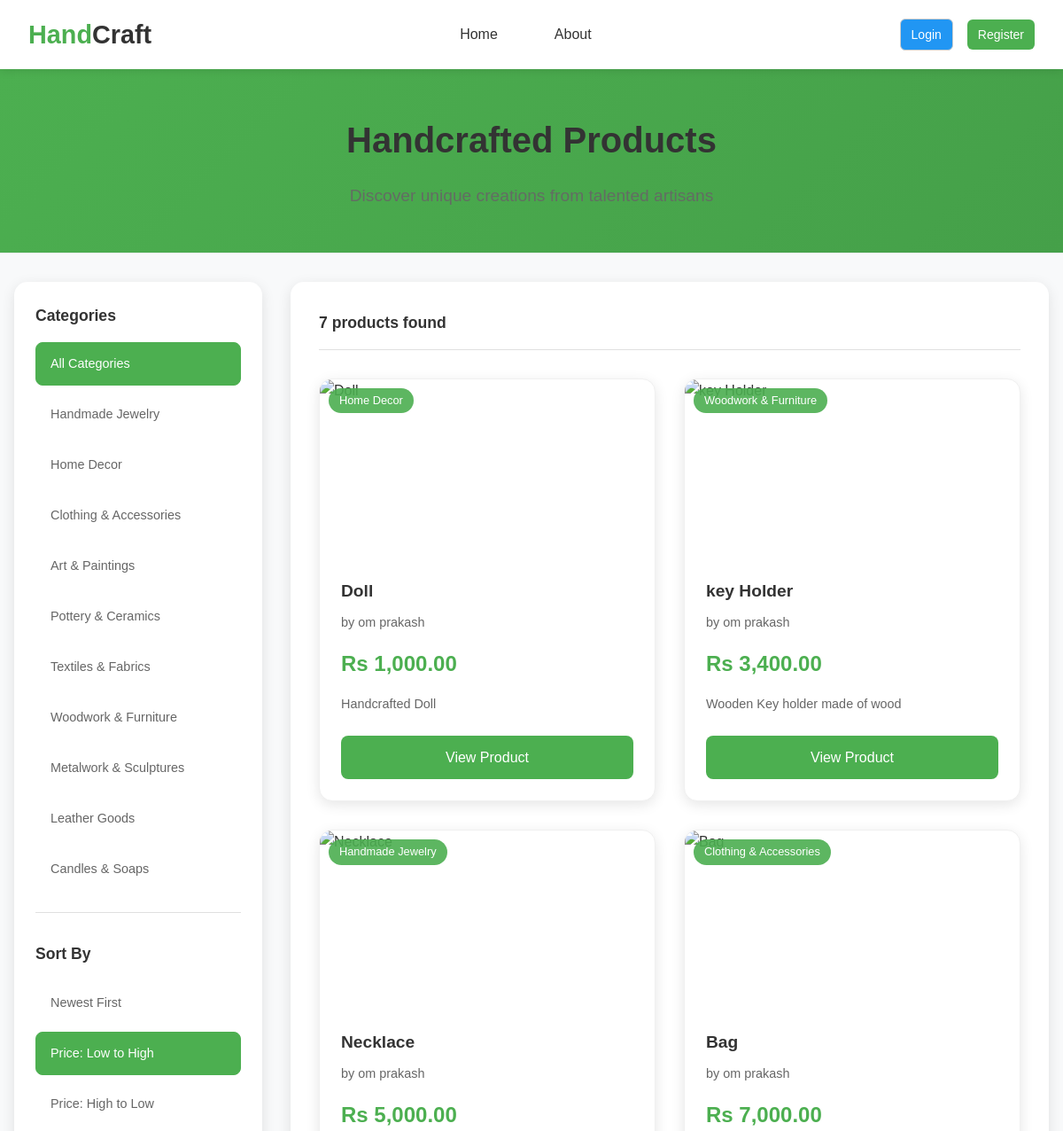
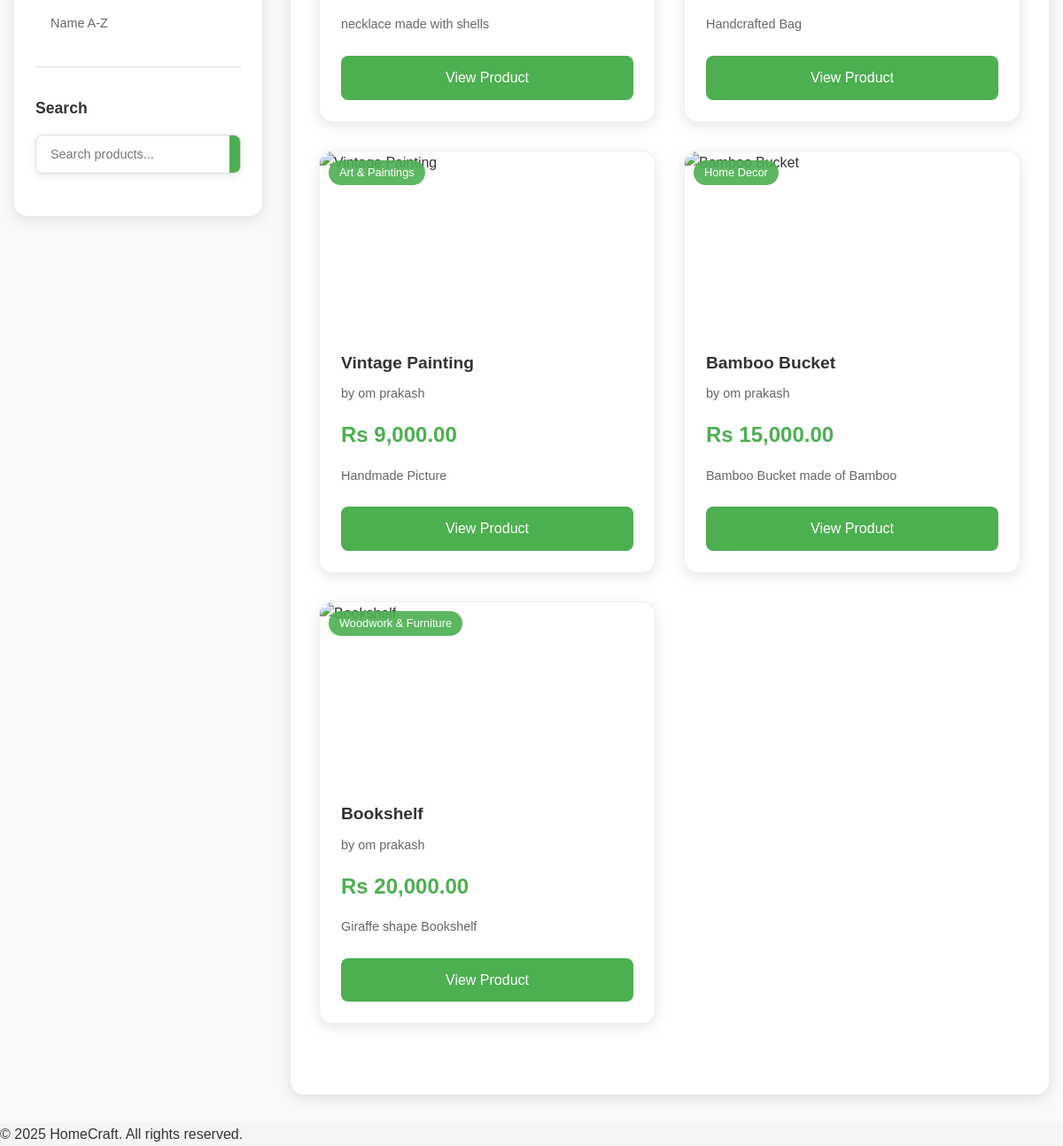
/catalog.php?sort=price-low&page=1, run on the app's committed database (2 pictures, top to bottom).
### tables this page shows
CREATE TABLE `products` (
  `id` int(11) NOT NULL,
  `seller_id` int(10) NOT NULL,
  `name` varchar(255) NOT NULL,
  `description` text DEFAULT NULL,
  `category` varchar(50) DEFAULT 'general',
  `price` decimal(10,2) NOT NULL,
  `stock` int(10) UNSIGNED NOT NULL DEFAULT 0,
  `is_active` tinyint(1) DEFAULT 1,
  `image` varchar(255) DEFAULT NULL,
  `created_at` timestamp NOT NULL DEFAULT current_timestamp()
);

CREATE TABLE `users` (
  `id` int(11) NOT NULL,
  `name` varchar(100) NOT NULL,
  `email` varchar(100) NOT NULL,
  `password` varchar(255) NOT NULL,
  `role` enum('buyer','seller','admin') DEFAULT 'buyer',
  `created_at` timestamp NOT NULL DEFAULT current_timestamp()
);

### config/config.php (called while the page is built, shortened)
<?php
function db(): PDO {
    $pdo = new PDO("mysql:host=localhost;dbname=homecraft;charset=utf8mb4", "root", "");
    $pdo->setAttribute(PDO::ATTR_ERRMODE, PDO::ERRMODE_EXCEPTION);
    $pdo->setAttribute(PDO::ATTR_DEFAULT_FETCH_MODE, PDO::FETCH_ASSOC);
    return $pdo;
}
function get_categories(): array {
    return [
        'jewelry' => 'Handmade Jewelry',
        'home-decor' => 'Home Decor',
        'clothing' => 'Clothing & Accessories',
        'art' => 'Art & Paintings',
        'pottery' => 'Pottery & Ceramics',
        'textiles' => 'Textiles & Fabrics',
        'woodwork' => 'Woodwork & Furniture',
        'metalwork' => 'Metalwork & Sculptures',
        'leather' => 'Leather Goods',
        'candles' => 'Candles & Soaps'
    ];
}
function format_price(float $price): string {
    return 'Rs ' . number_format($price, 2);
}
function truncate_text(string $text, int $length = 100): string {
    if (strlen($text) <= $length) {
        return $text;
    }
    return substr($text, 0, $length) . '...';
}

### app/Database.php (called while the page is built, shortened)
<?php
class Database {
    private static ?PDO $pdo = null;
    public static function pdo(): PDO {
        if (self::$pdo === null) {
            self::$pdo = db();
        }
        return self::$pdo;
    }
}

### app/Product.php (called while the page is built, shortened)
<?php
class Product {
    public static function allActive(int $limit = null, int $offset = 0): array {
        $sql = "SELECT p.*, u.name as seller_name FROM products p
                JOIN users u ON p.seller_id = u.id
                WHERE p.is_active = 1
                ORDER BY p.created_at DESC";
        if ($limit) {
            $sql .= " LIMIT $limit OFFSET $offset";
        }
        $stmt = Database::pdo()->query($sql);
        return $stmt->fetchAll();
    }
    public static function getTotalCount(): int {
        try {
            $stmt = Database::pdo()->query("SELECT COUNT(*) FROM products WHERE is_active = 1");
        } catch (Exception $e) {
            $stmt = Database::pdo()->query("SELECT COUNT(*) FROM products");
        }
        return (int) $stmt->fetchColumn();
    }
}

### public/catalog.php (the view, shortened to what this page needs)
<?php
require_once __DIR__ . '/../config/config.php';
require_once __DIR__ . '/../app/Database.php';
require_once __DIR__ . '/../app/Product.php';
$category = $_GET['category'] ?? '';
$search = $_GET['search'] ?? '';
$sort = $_GET['sort'] ?? 'newest';
$page = max(1, (int)($_GET['page'] ?? 1));
$perPage = ITEMS_PER_PAGE;
$offset = ($page - 1) * $perPage;
try {
    if ($category && $category !== 'all') {
        $products = Product::byCategory($category);
        $totalProducts = count($products);
        $products = array_slice($products, $offset, $perPage);
    } elseif ($search) {
        $products = Product::search($search);
        $totalProducts = count($products);
        $products = array_slice($products, $offset, $perPage);
    } else {
        $products = Product::allActive($perPage, $offset);
        $totalProducts = Product::getTotalCount();
    }
} catch (Exception $e) {
    error_log("Error fetching products: " . $e->getMessage());
    $products = [];
    $totalProducts = 0;
}
if ($sort === 'price-low') {
    usort($products, fn($a, $b) => $a['price'] <=> $b['price']);
} elseif ($sort === 'price-high') {
    usort($products, fn($a, $b) => $b['price'] <=> $a['price']);
} elseif ($sort === 'name') {
    usort($products, fn($a, $b) => strcasecmp($a['name'], $b['name']));
}
$allCategories = get_categories();
?>
<!DOCTYPE html>
<html lang="en">
<head>
    <link rel="stylesheet" href="handcraf.css">
    <link rel="stylesheet" href="startstyle.css">
    <link rel="stylesheet" href="https://cdnjs.cloudflare.com/ajax/libs/font-awesome/6.4.0/css/all.min.css">
</head>
<body>
    <?php include __DIR__ . '/../includes/header.php'; ?>
    <div class="catalog-container">
        <div class="catalog-header">
            <div class="container">
                <h1>Handcrafted Products</h1>
                <p>Discover unique creations from talented artisans</p>
            </div>
    </div>
        <div class="container">
            <div class="catalog-layout">
                <aside class="catalog-sidebar">
                    <div class="filter-section">
                        <h3>Categories</h3>
                        <div class="filter-options">
                            <a href="?<?= http_build_query(array_merge($_GET, ['category' => '', 'page' => 1])) ?>"
                               class="filter-option <?= !$category ? 'active' : '' ?>">
                                All Categories
                            </a>
                            <?php foreach ($allCategories as $key => $name): ?>
                                <a href="?<?= http_build_query(array_merge($_GET, ['category' => $key, 'page' => 1])) ?>"
                                   class="filter-option <?= $category === $key ? 'active' : '' ?>">
                                    <?= $name ?>
  </a>
<?php endforeach; ?>
</div>
                    </div>
                    <div class="filter-section">
                        <h3>Sort By</h3>
                        <div class="filter-options">
                            <a href="?<?= http_build_query(array_merge($_GET, ['sort' => 'newest', 'page' => 1])) ?>"
                               class="filter-option <?= $sort === 'newest' ? 'active' : '' ?>">
                                Newest First
                            </a>
                            <a href="?<?= http_build_query(array_merge($_GET, ['sort' => 'price-low', 'page' => 1])) ?>"
                               class="filter-option <?= $sort === 'price-low' ? 'active' : '' ?>">
                                Price: Low to High
                            </a>
                            <a href="?<?= http_build_query(array_merge($_GET, ['sort' => 'price-high', 'page' => 1])) ?>"
                               class="filter-option <?= $sort === 'price-high' ? 'active' : '' ?>">
                                Price: High to Low
                            </a>
                            <a href="?<?= http_build_query(array_merge($_GET, ['sort' => 'name', 'page' => 1])) ?>"
                               class="filter-option <?= $sort === 'name' ? 'active' : '' ?>">
                                Name A-Z
                            </a>
                        </div>
                    </div>
                    <div class="filter-section">
                        <h3>Search</h3>
                        <form method="GET" class="sidebar-search">
                            <div class="search-input-group">
                                <input type="text" name="search" placeholder="Search products..."
                                       value="<?= htmlspecialchars($search) ?>" class="search-input">
                                <button type="submit" class="search-btn">
                                </button>
                            </div>
                        </form>
                    </div>
                </aside>
                <main class="catalog-main">
                                            <div class="catalog-toolbar">
                            <div class="results-info">
                                <span class="results-count">
                                    <?= $totalProducts ?> product<?= $totalProducts !== 1 ? 's' : '' ?> found
                                </span>
                            </div>
                        </div>
                    <?php if (!empty($products)): ?>
                        <div class="products-grid catalog-grid">
                            <?php foreach ($products as $product): ?>
                                <div class="product-card">
                                    <div class="product-image">
                                        <?php if (isset($product['category']) && $product['category']): ?>
                                            <div class="category-badge"><?= $allCategories[$product['category']] ?? $product['category'] ?></div>
                                        <?php endif; ?>
                                    </div>
                                    <div class="product-info">
                                        <h3><?= htmlspecialchars($product['name']) ?></h3>
                                        <p class="seller-name">by <?= htmlspecialchars($product['seller_name']) ?></p>
                                        <div class="product-price"><?= format_price($product['price']) ?></div>
                                        <p class="product-description"><?= truncate_text($product['description']) ?></p>
                                        <div class="product-actions">
                                            <a href="product.php?id=<?= $product['id'] ?>" class="btn-view">View Product</a>
                                        </div>
                                    </div>
                                </div>
                            <?php endforeach; ?>
                        </div>
                    <?php endif; ?>
                </main>
            </div>
        </div>
    </div>
    <?php include __DIR__ . '/../includes/footer.php'; ?>
</body>
</html>

### public/handcraf.css (style rules this page uses)
* { margin: 0; padding: 0; box-sizing: border-box; }
body { font-family: 'Segoe UI', sans-serif; background-color: #fffdf7; color: #333; line-height: 1.6; }
.container { max-width: 1200px; margin: 0 auto; padding: 0 2rem; }
.search-input-group { display: flex; background: white; border-radius: 25px; box-shadow: 0 4px 15px rgba(0,0,0,0.1); overflow: hidden; }
.search-input { flex: 1; padding: 1rem 1.5rem; border: none; outline: none; font-size: 1rem; }
.search-btn { background: #ff6b6b; color: white; border: none; padding: 1rem 1.5rem; cursor: pointer; transition: background 0.3s ease; }
.products-grid { display: grid; grid-template-columns: repeat(auto-fit, minmax(280px, 1fr)); gap: 2rem; margin-bottom: 3rem; }
.product-card { background: #fff; border-radius: 15px; overflow: hidden; box-shadow: 0 5px 15px rgba(0,0,0,0.08); transition: transform 0.3s ease; position: relative; }
.product-image { height: 200px; overflow: hidden; position: relative; }
.category-badge { position: absolute; top: 10px; left: 10px; background: rgba(0,0,0,0.7); color: white; padding: 0.3rem 0.8rem; border-radius: 15px; font-size: 0.7rem; font-weight: bold; }
.product-info { padding: 1.5rem; }
.product-info h3 { font-size: 1.2rem; margin-bottom: 0.5rem; color: #333; }
.seller-name { color: #666; margin-bottom: 0.5rem; font-size: 0.9rem; }
.product-price { color: #ff6b6b; font-weight: bold; font-size: 1.1rem; margin-bottom: 0.5rem; }
.product-description { font-size: 0.9rem; color: #555; margin-bottom: 1rem; line-height: 1.5; }
.product-actions { display: flex; gap: 0.5rem; align-items: center; }
.catalog-container { background: #f8f9fa; min-height: calc(100vh - 80px); }
.catalog-header { background: #fff; padding: 3rem 0; text-align: center; border-bottom: 1px solid #e9ecef; }
.catalog-header h1 { font-size: 2.5rem; margin-bottom: 0.5rem; color: #333; }
.catalog-header p { font-size: 1.1rem; color: #666; }
.catalog-layout { display: grid; grid-template-columns: 250px 1fr; gap: 2rem; padding: 2rem 0; }
.catalog-sidebar { background: #fff; border-radius: 15px; padding: 1.5rem; box-shadow: 0 2px 10px rgba(0,0,0,0.05); height: fit-content; position: sticky; top: 100px; }
.filter-section { margin-bottom: 2rem; padding-bottom: 1.5rem; border-bottom: 1px solid #e9ecef; }
.filter-section:last-child { border-bottom: none; margin-bottom: 0; }
.filter-section h3 { font-size: 1.1rem; margin-bottom: 1rem; color: #333; }
.filter-options { display: flex; flex-direction: column; gap: 0.5rem; }
.filter-option { display: block; padding: 0.5rem 0.8rem; text-decoration: none; color: #666; border-radius: 8px; transition: all 0.3s ease; font-size: 0.9rem; }
.filter-option.active { background: #ff6b6b; color: white; }
.sidebar-search .search-input-group { border-radius: 8px; box-shadow: 0 2px 8px rgba(0,0,0,0.1); }
.sidebar-search .search-input { padding: 0.8rem 1rem; font-size: 0.9rem; }
.sidebar-search .search-btn { padding: 0.8rem 1rem; }
.catalog-main { background: #fff; border-radius: 15px; padding: 2rem; box-shadow: 0 2px 10px rgba(0,0,0,0.05); }
.results-info { display: flex; align-items: center; gap: 1rem; }
.results-count { font-size: 1.1rem; font-weight: 600; color: #333; }
.catalog-grid { grid-template-columns: repeat(auto-fill, minmax(300px, 1fr)); }

### data on the page
products: category "Home Decor", name "Doll", seller.name "om prakash", price "Rs 1,000.00", description "Handcrafted Doll"
products: category "Woodwork & Furniture", name "key Holder", seller.name "om prakash", price "Rs 3,400.00", description "Wooden Key holder made of wood"
products: category "Handmade Jewelry", name "Necklace", seller.name "om prakash", price "Rs 5,000.00", description "necklace made with shells"
products: category "Clothing & Accessories", name "Bag", seller.name "om prakash", price "Rs 7,000.00", description "Handcrafted Bag"
products: category "Art & Paintings", name "Vintage Painting", seller.name "om prakash", price "Rs 9,000.00", description "Handmade Picture"
products: category "Home Decor", name "Bamboo Bucket", seller.name "om prakash", price "Rs 15,000.00", description "Bamboo Bucket made of Bamboo"
products: category "Woodwork & Furniture", name "Bookshelf", seller.name "om prakash", price "Rs 20,000.00", description "Giraffe shape Bookshelf"

### other printed values
$name "Handmade Jewelry"
$name "Home Decor"
$name "Clothing & Accessories"
$name "Art & Paintings"
$name "Pottery & Ceramics"
$name "Textiles & Fabrics"
$name "Woodwork & Furniture"
$name "Metalwork & Sculptures"
$name "Leather Goods"
$name "Candles & Soaps"
$totalProducts "7"
